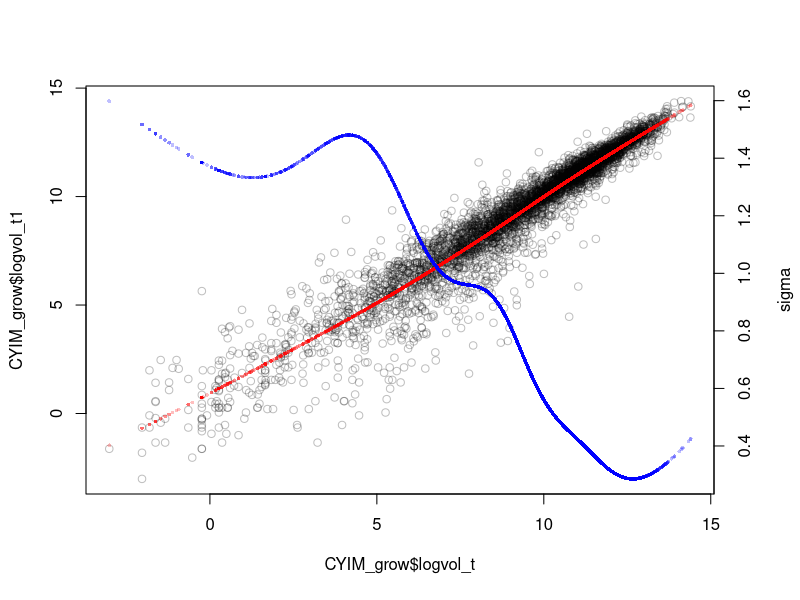
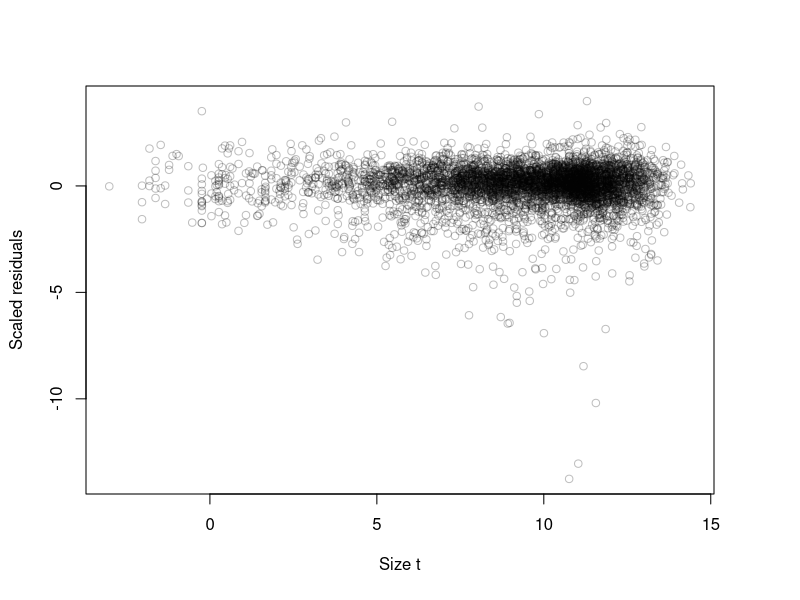
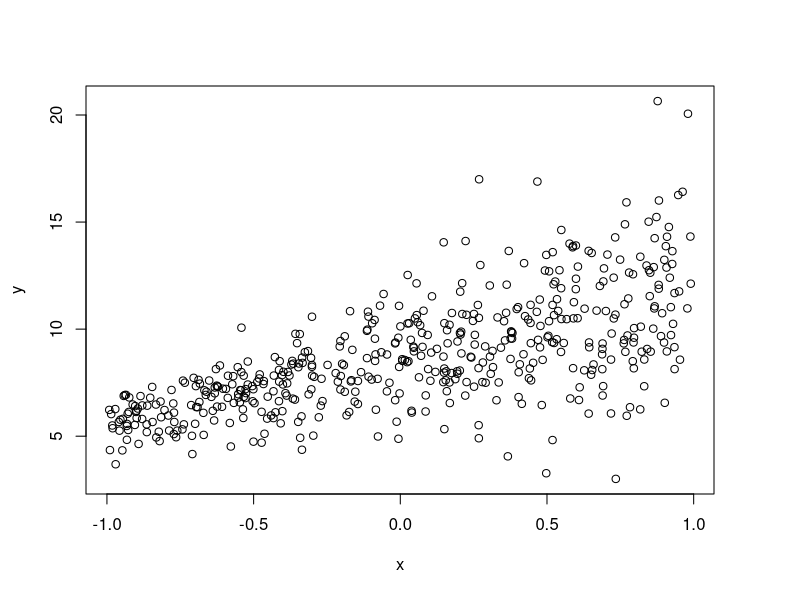
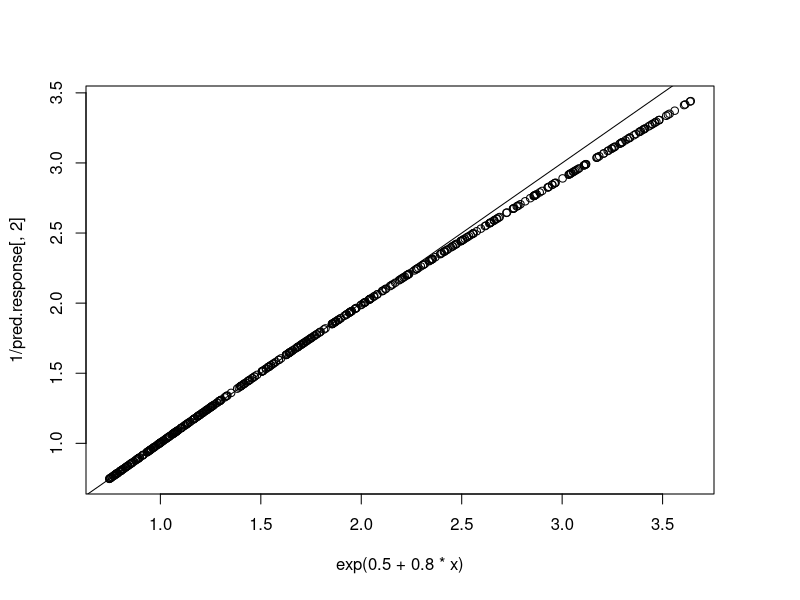
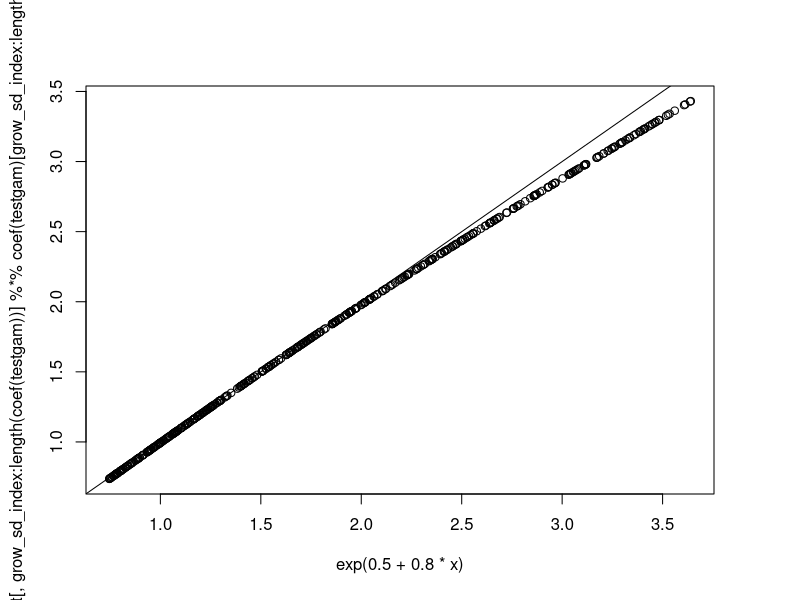

R code for these plots, in order:
## Returning to cactus growth, now estimating skew and kurtosis by quantile regression

## setwd
setwd("C:/Users/tm9/Dropbox/github/IPM_size_transitions")

## load libraries
library(tidyverse)
library(mgcv)
library(scales)

# function for converting cactus size measurements to volume
volume <- function(h, w, p){
  (1/3)*pi*h*(((w + p)/2)/2)^2
}

## read in cactus demography data
## these data are published on EDI: https://portal.edirepository.org/nis/mapbrowse?packageid=knb-lter-sev.323.1
CYIM_full<-read_csv("cactus/cholla_demography_20042018_EDI.csv") %>% 
  ## filter out transplants and drop seed addition plots (which start with letter H)
  ## also drop Year_t==2018 because I don't have 2019 size data (not entered yet). 2018 data still included in 2017-2018 transition.
  filter(Transplant == 0,
         str_sub(Plot,1,1)!="H",
         Year_t!=2018) %>% 
  ## convert height, max width, perp width to volume of cone, take natural log
  mutate(vol_t = volume(Height_t,Width_t,Perp_t),
         vol_t1 = volume(Height_t1,Width_t1,Perp_t1),
         plot = as.factor(Plot),
         year_t = as.factor(Year_t),
         ID = interaction(TagID,plot)) %>%
  select(ID,year_t,plot,vol_t,vol_t1,Survival_t1,Goodbuds_t1) %>% 
  ## sort by initial size
  arrange(vol_t) 

## pull out and na.omit size transitions for growth modeling
## NAs come from new recruits (missing year_t size) and mortality (missing year_t1 size)
CYIM_full %>% 
  mutate(logvol_t=log(vol_t),
         logvol_t1=log(vol_t1)) %>% 
  select(ID,year_t,plot,logvol_t,logvol_t1) %>% 
  ## drop rows with NAs
  drop_na() -> CYIM_grow

## use gam to fit Gaussian growth model with non-constant variance
CYIM_grow_m1 <- gam(list(logvol_t1 ~ s(logvol_t) + s(plot,bs="re") + s(year_t,bs="re"), ~s(logvol_t)), 
                    data=CYIM_grow, gamma=2, family=gaulss())
CYIM_gam_pred <- predict(CYIM_grow_m1,type="response",exclude=c("s(plot)","s(year_t)"))

## visualize mean and variance fit
par(mar = c(5, 4, 4, 4) + 0.3) 
plot(CYIM_grow$logvol_t,CYIM_grow$logvol_t1,pch=1,col=alpha("black",0.25))
points(CYIM_grow$logvol_t,CYIM_gam_pred[,1],col=alpha("red",0.25),pch=16,cex=.5)
par(new = TRUE)                           
plot(CYIM_grow$logvol_t,1/CYIM_gam_pred[,2],col=alpha("blue",0.25),pch=16,cex=.5,
     axes = FALSE, xlab = "", ylab = "")
axis(side = 4, at = pretty(range(1/CYIM_gam_pred[,2])))
mtext("sigma", side = 4, line = 3)

## inspect residuals, scaled by sd; re-run predict now w/RFX
fitted_sd<-1/predict(CYIM_grow_m1,type="response")[,2]
CYIM_grow$scaledResids=residuals(CYIM_grow_m1,type="response")/fitted_sd

plot(CYIM_grow$logvol_t,CYIM_grow$scaledResids,col=alpha("black",0.25),
     xlab="Size t",ylab="Scaled residuals")



## now curious to look at the outliers
CYIM_grow %>% 
  filter(scaledResids < -5) %>% View()
CYIM_full %>% 
  filter(ID==45.3) %>% View()

CYIM_test<-read_csv("cactus/cholla_demography_20042018_EDI.csv")
CYIM_test %>% 
  filter(Plot=="3",TagID=="45") %>% View()

# the basement ------------------------------------------------------------

## test that I understand how to get sigma from the gaulss fit
x <- runif(500,-1,1)
y <- rnorm(500,mean=8.6+3*x,sd=exp(0.5+0.8*x))
plot(x,y)
testgam<-gam(list(y~s(x),~s(x)),family=gaulss())
pred.response <- predict(testgam,type="response")
plot(exp(0.5+0.8*x),1/pred.response[,2]);abline(0,1)

pred.lpmat <- predict(testgam,type="lpmatrix")
grow_sd_index <- which(as.factor(names(coef(testgam)))=="(Intercept).1") ## this is where the sd coefficients start
gam_coef_length <- length(coef(testgam))
plot(exp(0.5+0.8*x),
exp(pred.lpmat[, grow_sd_index:length(coef(testgam))] %*% coef(testgam)[grow_sd_index:length(coef(testgam))]));abline(0,1)
